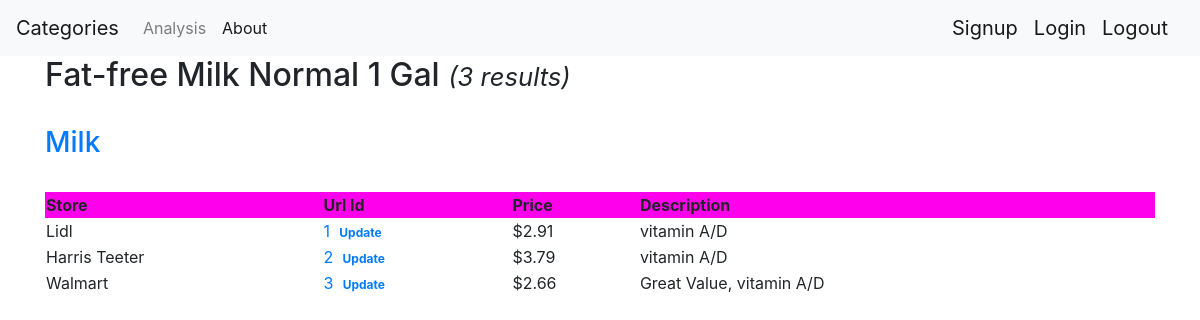
The app's page /product/1001 with its own data.
### tables this page shows
CREATE TABLE Products (
    product_id INTEGER PRIMARY KEY,
    category_id INTEGER,
    name TEXT NOT NULL,
    FOREIGN KEY (category_id) 
      REFERENCES Categories (category_id) 
         ON DELETE CASCADE 
         ON UPDATE NO ACTION
);

CREATE TABLE Categories (
    category_id INTEGER PRIMARY KEY,
    category_name TEXT NOT NULL
);

CREATE TABLE ProductURLs (
    url_id INTEGER PRIMARY KEY AUTOINCREMENT,
    product_id INTEGER,
    url TEXT NOT NULL,
    store_id INTEGER NOT NULL,
    descr TEXT NOT NULL,
    created datetime NOT NULL DEFAULT CURRENT_TIMESTAMP,
    FOREIGN KEY (store_id)
      REFERENCES Stores (store_id)
         ON DELETE CASCADE
         ON UPDATE NO ACTION,
    FOREIGN KEY (product_id)
      REFERENCES Products (product_id) 
         ON DELETE CASCADE 
         ON UPDATE NO ACTION
);

CREATE TABLE Stores (
    store_id INTEGER PRIMARY KEY,
    store TEXT NOT NULL
);

CREATE TABLE Prices (
    url_id INTEGER,
    price_dt datetime DEFAULT CURRENT_TIMESTAMP,
    price REAL NOT NULL,
    FOREIGN KEY (url_id) 
      REFERENCES ProductURLs (url_id) 
         ON DELETE CASCADE 
         ON UPDATE NO ACTION,
    PRIMARY KEY (url_id, price_dt)
);

### app.py (the view)
@app.route('/product/<int:product_id>')
def product(product_id):
    urls = get_product_urls(product_id)
    name, cate, cateid = get_product_info(product_id)
    prices = {}
    for url in urls:
        print((url['url_id']))
        prices[url['url_id']] = get_price(url['url_id'])
    return render_template('product.html', product=name, category=cate, cate_id=cateid, urls=urls, prices=prices)

### app.py (called while the page is built)
def get_db_connection():
    conn = sqlite3.connect('database.db', timeout=10)
    conn.row_factory = sqlite3.Row
    return conn

def get_product_urls(product_id):
    conn = get_db_connection()
    urls = conn.execute('SELECT * FROM vUrlDetails WHERE product_id = ?', (product_id,)).fetchall()
    conn.close()
    if urls is None:
        abort(404)
    return urls

def get_product_info(prod_id):
    conn = get_db_connection()
    name, cate_id = conn.execute('SELECT name,category_id FROM Products WHERE product_id = ?', (prod_id,)).fetchone()
    if cate_id:
        cate = conn.execute('SELECT category_name FROM Categories WHERE category_id = ?', (cate_id,)).fetchone()
    conn.close()
    if name is None or cate is None:
        abort(404)
    return name, cate[0], cate_id

def get_price(url_id):
    conn = get_db_connection()
    price = conn.execute('SELECT price FROM Prices WHERE url_id = ? ORDER BY price_dt DESC', (url_id,)).fetchone()
    if price is None:
        return -99999999
    conn.close()
    return price[0]

### templates/product.html
{% extends 'base.html' %}
{% block content %}
<h2>{% block title %} {{product}} <small><em>({{urls|length}} results)</em></small> {% endblock %}</h2>
    <br>
    <h3>
        <a href="{{ url_for('category', category_id=cate_id) }}">{{ category }} </a>
    </h3>
    <br>
    <table style="width:100%">
        <tr style="background-color:#FF00EC">
            <th>Store</th><th>Url Id</th><th>Price</th><th>Description</th>
        </tr>
        {% for url in urls %}
            <tr style="text-align:left">
                <td>{{url['store']}}</td>
                <td><a href="{{url['url']}}">{{url['url_id']}}<a href="{{ url_for('update', url_id=url['url_id'], product_id=url['product_id'])}}">
                        <span class="badge">Update</span>
                    </a></a></td>
                <td>${{prices[url['url_id']]}}</td>
                <td>{{url['descr']}}</td>
            </tr>
        {% endfor %}
    </table>
{% endblock %}

### templates/base.html (shortened to what this page needs)
<!doctype html>
<html lang="en">
  <head>
    <link rel="stylesheet" href="https://stackpath.bootstrapcdn.com/bootstrap/4.3.1/css/bootstrap.min.css">
  </head>
  <body>
    <nav class="navbar navbar-expand-md navbar-light bg-light">
        <a class="navbar-brand" href="{{ url_for('index')}}">Categories</a>
        <div class="collapse navbar-collapse" id="navbarNav">
            <ul class="navbar-nav">
            <li class="nav-item">
              <a class="nav-link" href="#">Analysis</a>
            </li>
            <li class="nav-item active">
                <a class="nav-link" href="#">About</a>
            </li>
            </ul>
        </div>
        <a class="navbar-brand" href="{{ url_for('sign_up')}}">Signup</a>
        <a class="navbar-brand" href="{{ url_for('login')}}">Login</a>
        <a class="navbar-brand" href="{{ url_for('logout')}}">Logout</a>
    </nav>
    <div class="container">
      {% block content %} {% endblock %}
    </div>
  </body>
</html>

### records on screen
Products: name "Fat-free Milk Normal 1 Gal"
Categories: category_name "Milk"
ProductURLs: store "Lidl", url_id "1", descr "vitamin A/D"
Prices: price "2.91"
ProductURLs: store "Harris Teeter", url_id "2", descr "vitamin A/D"
Prices: price "3.79"
ProductURLs: store "Walmart", url_id "3", descr "Great Value, vitamin A/D"
Prices: price "2.66"

### other values on screen
{{ urls|length }} "3"
